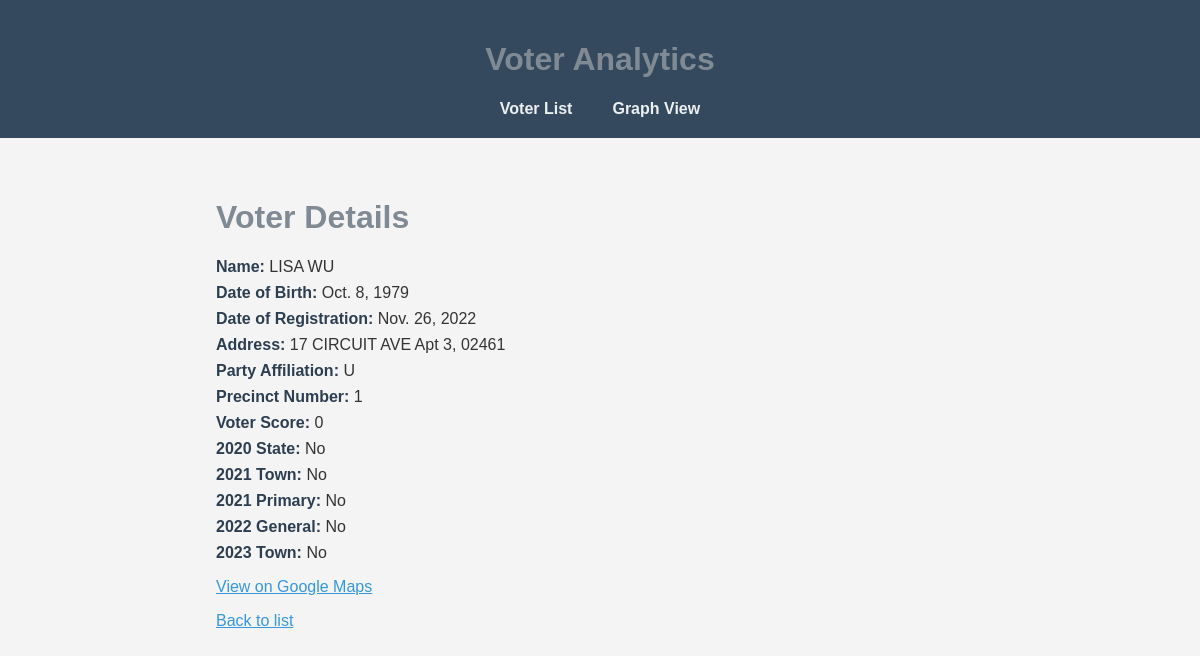
The app's page /voter_analytics/voter/58988/ with its own data.
### voter_analytics/models.py (models this page shows, shortened)
class Voter(models.Model):
    last_name = models.TextField()               # Last name of the voter
    first_name = models.TextField()              # First name of the voter
    date_of_birth = models.DateField()           # Date of birth (YYYY-MM-DD)
    street_number = models.CharField(max_length=10)          # Street number (e.g., "42")
    street_name = models.TextField()                         # Street name (e.g., "Maple Ave")
    apartment_number = models.CharField(
        max_length=10, blank=True, null=True
    )                                                        # Optional apartment number
    zip_code = models.CharField(max_length=10)               # ZIP code
    date_of_registration = models.DateField()                # Date when the voter registered
    party_affiliation = models.CharField(max_length=2)       # Political party (e.g., "D", "R", "U")
    precinct_number = models.CharField(max_length=10)        # Voting precinct
    v20state = models.IntegerField()     # 2020 State Election participation
    v21town = models.IntegerField()      # 2021 Town Election participation
    v21primary = models.IntegerField()   # 2021 Primary participation
    v22general = models.IntegerField()   # 2022 General Election participation
    v23town = models.IntegerField()      # 2023 Town Election participation
    voter_score = models.IntegerField()  # Computed score from 0–5

### voter_analytics/views.py (the view)
# urls.py: path('voter/<int:pk>/', VoterDetailView.as_view(), name='voter'),
class VoterDetailView(DetailView):
    model = Voter
    template_name = 'voter_analytics/voter_detail.html'
    context_object_name = 'voter'

### voter_analytics/templates/voter_analytics/voter_detail.html
{% extends 'voter_analytics/base.html' %} {% block content %}
<div class="container">
  <h1>Voter Details</h1>
  <ul>
    <li><strong>Name:</strong> {{ voter.first_name }} {{ voter.last_name }}</li>
    <li><strong>Date of Birth:</strong> {{ voter.date_of_birth }}</li>
    <li>
      <strong>Date of Registration:</strong> {{ voter.date_of_registration }}
    </li>
    <li>
      <strong>Address:</strong>
      {{ voter.street_number }} {{ voter.street_name }}
      {% if voter.apartment_number %} Apt {{ voter.apartment_number }}, {% endif %}
      {{ voter.zip_code }}
    </li>
    <li><strong>Party Affiliation:</strong> {{ voter.party_affiliation }}</li>
    <li><strong>Precinct Number:</strong> {{ voter.precinct_number }}</li>
    <li><strong>Voter Score:</strong> {{ voter.voter_score }}</li>
    <li><strong>2020 State:</strong> {{ voter.v20state|yesno:"Yes,No" }}</li>
    <li><strong>2021 Town:</strong> {{ voter.v21town|yesno:"Yes,No" }}</li>
    <li>
      <strong>2021 Primary:</strong> {{ voter.v21primary|yesno:"Yes,No" }}
    </li>
    <li>
      <strong>2022 General:</strong> {{ voter.v22general|yesno:"Yes,No" }}
    </li>
    <li><strong>2023 Town:</strong> {{ voter.v23town|yesno:"Yes,No" }}</li>
  </ul>
  <p>
    <a
      href="https://www.google.com/maps/search/?api=1&query={{ voter.street_number }}+{{ voter.street_name }}+{{ voter.zip_code }}"
      target="_blank"
    >
      View on Google Maps
    </a>
  </p>
  <p><a href="{% url 'voters' %}">Back to list</a></p>
</div>
{% endblock %}

### static/voter_analytics/css/styles.css (style rules this page uses)
body { font-family: Arial, sans-serif; margin: 0; padding: 0; background-color: #f4f4f4; color: #333; }
h1, h2 { color: #808a94; }
.container { width: 80%; margin: 0 auto; padding: 20px; }
ul { list-style-type: none; padding: 0; }
ul li { margin: 8px 0; }
ul li strong { color: #2c3e50; }
a { color: #3498db; }

### records on screen
Voter: first_name "LISA", last_name "WU", date_of_birth "Oct. 8, 1979", date_of_registration "Nov. 26, 2022", street_number "17", street_name "CIRCUIT AVE", apartment_number "3", zip_code "02461", party_affiliation "U", precinct_number "1", voter_score "0", v20state "No", v21town "No", v21primary "No", v22general "No", v23town "No"
